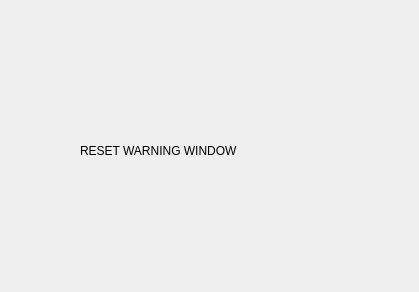
<?xml version="1.0" encoding="UTF-8"?>
<ui version="4.0">
 <class>ResetWarningWindow</class>
 <widget class="QDialog" name="ResetWarningWindow">
  <property name="windowModality">
   <enum>Qt::ApplicationModal</enum>
  </property>
  <property name="geometry">
   <rect>
    <x>0</x>
    <y>0</y>
    <width>419</width>
    <height>292</height>
   </rect>
  </property>
  <property name="windowTitle">
   <string>Dialog</string>
  </property>
  <widget class="QLabel" name="label">
   <property name="geometry">
    <rect>
     <x>80</x>
     <y>90</y>
     <width>301</width>
     <height>121</height>
    </rect>
   </property>
   <property name="text">
    <string>RESET WARNING WINDOW</string>
   </property>
  </widget>
 </widget>
 <resources/>
 <connections/>
</ui>
